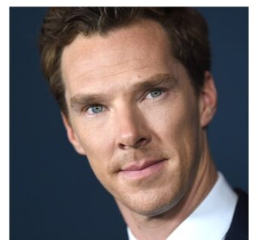
#> input picture 이미지 다루기 및 데이터셋 구축/DAY47-22_12_08_image preprocessing & OpenCV/face01.png, 258 x 250 px, found by its file name
$ python 3_2_face_eye_detect_2.py
#> lines starting #> are read from the running program, lines starting #| are printed output that depends on the picture; after the words box and inside, x2 and y2 are one past the last pixel; in counts of white or black regions, pixels touching at a corner belong together
import cv2
import numpy as np

face_casacade = cv2.CascadeClassifier('./haarcascade_frontalface_default.xml')
eye_casacade = cv2.CascadeClassifier('./haarcascade_eye.xml')


# 얼굴 이미지 데이터
img = cv2.imread('face01.png')
#> img is the input picture: shape (250, 258, 3); mean B, G, R 110.6, 111, 120.6

# 이미지 바운딩 박스
gray = cv2.cvtColor(img, cv2.COLOR_BGR2GRAY)
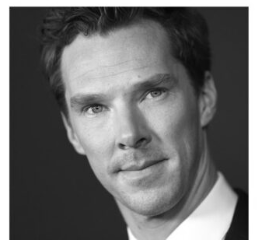
#> gray: shape (250, 258); min 5, max 255, mean 113.8
faces = face_casacade.detectMultiScale(gray, 1.1, 4)
#> faces = [[47, 39, 156, 156]]

for (x,y,w,h) in faces:
    cv2.rectangle(img, (x,y), (x+w,y+h), (0,255,0), 3)
#> this loop made 1 pass
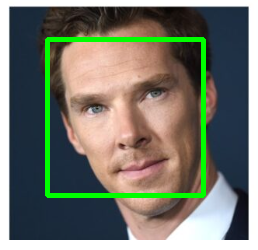
#> img: shape (250, 258, 3); 4.82% of pixels changed, all inside (x1, y1, x2, y2) = (45, 37, 206, 198)


# 관심 영역 두개 생성
roi_color = img[y:y+h, x:x+w]
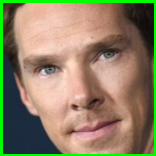
#> roi_color: shape (156, 156, 3); mean B, G, R 100.3, 128.2, 141.1
roi_gray = gray[y:y+h, x:x+w]
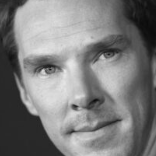
#> roi_gray: shape (156, 156); min 11, max 231, mean 124.6

# 두 눈 변수 생성
# 오른쪽 눈이 범위에 들어오지 않아 파라미터값을 기존 1.1 -> 1.3으로 수정
eyes = eye_casacade.detectMultiScale(roi_gray, 1.3, 4)
#> eyes = [[29, 52, 32, 32], [91, 39, 31, 31]]
index=0

# for문으로 양 쪽 눈 데이터 생성
for (ex, ey, ew, eh) in eyes:
    if index == 0:
        eye_1 = (ex, ey, ew, eh)
    elif index ==1:
        eye_2 = (ex, ey, ew, eh)

    cv2.rectangle(roi_color, (ex,ey), (ex+ew, ey+eh), (0,0,255), 3)
    index = index + 1
#> this loop made 2 passes
#> (ex, ey, ew, eh, index) on passes 1 to 2: (29, 52, 32, 32, 1), (91, 39, 31, 31, 2)
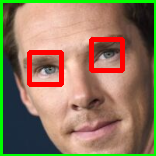
#> roi_color: shape (156, 156, 3); 5.08% of pixels changed, all inside (x1, y1, x2, y2) = (27, 37, 125, 87)
#> after the loop, index = 2


# 왼쪽, 오른쪽 눈 지정
if eye_1[0] < eye_2[0]:
    left_eye = eye_1
#> left_eye = (29, 52, 32, 32)
    right_eye = eye_2
#> right_eye = (91, 39, 31, 31)
else:
    left_eye = eye_2
    right_eye = eye_1


# 직사각형 중심점 좌표 계산
left_eye_center = (int(left_eye[0] + (left_eye[2] / 2)), int(left_eye[1] + (left_eye[3] / 2)))
#> left_eye_center = (45, 68)
left_eye_x = left_eye_center[0]
#> left_eye_x = 45
left_eye_y = left_eye_center[1]
#> left_eye_y = 68

right_eye_center = (int(right_eye[0] + (right_eye[2] / 2)), int(right_eye[1] + (right_eye[3] / 2)))
#> right_eye_center = (106, 54)
right_eye_x = right_eye_center[0]
#> right_eye_x = 106
right_eye_y = right_eye_center[1]
#> right_eye_y = 54


# [8 lines of commented-out code are left out]
if left_eye_y > right_eye_y:
    A = (right_eye_x, left_eye_y)
#> A = (106, 68)
    # -1은 시계 방향으로 회전
    # direction = -1
else:
    A = (left_eye_x, right_eye_y)
    # [14 lines of commented-out code are left out]
delta_x = right_eye_x - left_eye_x
#> delta_x = 61
delta_y = right_eye_y - left_eye_y
#> delta_y = -14
angle = np.arctan(delta_y/delta_x)
#> angle = -0.226
angle = (angle * 180) / np.pi
#> angle = -12.93

# 이미지를 세타만큼 회전
h, w = img.shape[:2]
#> h = 250; w = 258
center = (w // 2, h // 2)
#> center = (129, 125)

M = cv2.getRotationMatrix2D(center, (angle), 1.0)
#> M = [[0.975, -0.224, 31.23], [0.224, 0.975, -25.69]]
rotated = cv2.warpAffine(img, M, (w,h))
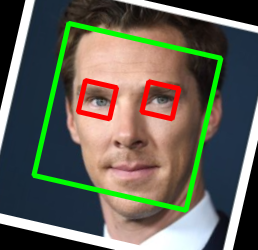
#> rotated: shape (250, 258, 3); mean B, G, R 87.2, 99.7, 100.8
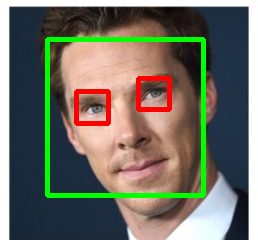
#> img: shape (250, 258, 3); 1.92% of pixels changed, all inside (x1, y1, x2, y2) = (74, 76, 172, 126)

cv2.imshow("face01.png", rotated)
cv2.waitKey(0)

$ run again, with 이미지 다루기 및 데이터셋 구축/DAY47-22_12_08_image preprocessing & OpenCV/face.png copied over 이미지 다루기 및 데이터셋 구축/DAY47-22_12_08_image preprocessing & OpenCV/face01.png
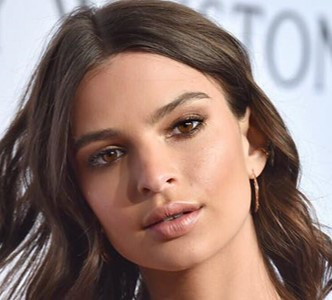
#> input picture 이미지 다루기 및 데이터셋 구축/DAY47-22_12_08_image preprocessing & OpenCV/face.png, 332 x 300 px, found by its file name
#> img is the input picture: shape (300, 332, 3); mean B, G, R 113.2, 120.1, 143.5
#> faces = [[45, 52, 219, 219]]
#> the loop `for (x,y,w,h) in faces:` made 1 pass
#> eyes = [[42, 84, 43, 43], [114, 50, 51, 51]]
#> the loop `for (ex, ey, ew, eh) in eyes:` made 2 passes
#> (ex, ey, ew, eh, index) on passes 1 to 2: (42, 84, 43, 43, 1), (114, 50, 51, 51, 2)
#> after the loop `for (ex, ey, ew, eh) in eyes:`:
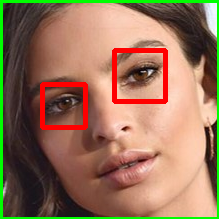
#> roi_color: shape (219, 219, 3); mean B, G, R 88.7, 114.9, 149.7
#> after the loop `for (ex, ey, ew, eh) in eyes:`: index = 2
#> left_eye = (42, 84, 43, 43)
#> right_eye = (114, 50, 51, 51)
#> left_eye_center = (63, 105)
#> left_eye_x = 63
#> left_eye_y = 105
#> right_eye_center = (139, 75)
#> right_eye_x = 139
#> right_eye_y = 75
#> A = (139, 105)
#> delta_x = 76
#> delta_y = -30
#> `angle = np.arctan(delta_y/delta_x)`: angle = -0.376
#> `angle = (angle * 180) / np.pi`: angle = -21.54
#> M = [[0.93, -0.367, 66.67], [0.367, 0.93, -50.47]]
#> `rotated = cv2.warpAffine(img, M, (w,h))`:
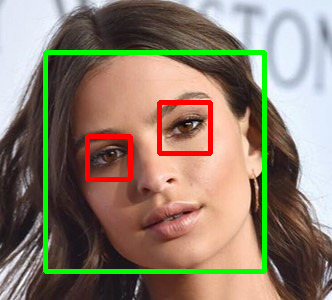
#> img: shape (300, 332, 3); mean B, G, R 108.1, 125.5, 140.8
